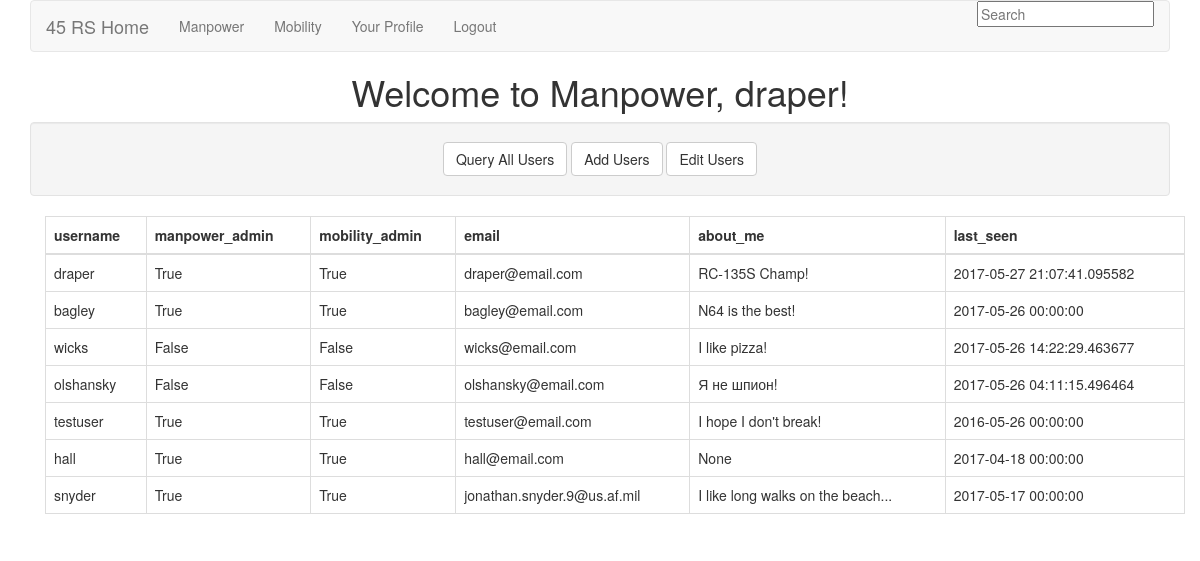
The page /manpower_query (signed in) on the database its author committed.
### app/models.py (models this page shows, shortened)
class User(db.Model):
    id = db.Column(db.Integer, primary_key=True)
    username = db.Column(db.String(32), index=True, unique=True, nullable=False)
    manpower_admin = db.Column(db.Boolean, default=False)
    mobility_admin = db.Column(db.Boolean, default=False)
    password_hash = db.Column(db.String(128))
    email = db.Column(db.String(120), index=True, unique=True)
    posts = db.relationship('Post', backref='author', lazy='dynamic')
    about_me = db.Column(db.String(140))
    last_seen = db.Column(db.DateTime)
    followed = db.relationship('User',
                               secondary=followers,
                               primaryjoin=(followers.c.follower_id == id),
                               secondaryjoin=(followers.c.followed_id == id),
                               backref=db.backref('followers', lazy='dynamic'),
                               lazy='dynamic')
    @property
    def is_authenticated(self):
        return True

### app/views.py (the view)
@app.route('/manpower_query', methods=['GET', 'POST'])
@login_required
def manpower_query():
    users=User.query.all()
    header=[]
    for head in User.__table__.columns:
        if head.name != 'password_hash' and head.name != 'id':
            header.append(head)
    return render_template('manpower_query.html',title='Manpower Query',
        users=users, header=header)

### app/forms.py
class SearchForm(FlaskForm):
    search = StringField('search', validators=[DataRequired()])

### app/views.py (called while the page is built)
@babel.localeselector
def get_locale():
    return request.accept_languages.best_match(LANGUAGES.keys())

@lm.user_loader
def load_user(id):
    return User.query.get(int(id))

@app.before_request
def before_request():
    g.user = current_user
    if g.user.is_authenticated:
        g.user.last_seen = datetime.utcnow()
        db.session.add(g.user)
        db.session.commit()
        g.search_form = SearchForm()
    g.locale = get_locale()

@app.after_request
def after_request(response):
    for query in get_debug_queries():
        if query.duration >= DATABASE_QUERY_TIMEOUT:
            app.logger.warning(
                "SLOW QUERY: %s\nParameters: %s\nDuration: %fs\nContext: %s\n" %
                (query.statement, query.parameters, query.duration,
                 query.context))
    return response

### app/templates/manpower_query.html
{% extends "manpower.html" %}
{% block manpower %}
    <div class="container">
        <table class="table table-bordered">
            <thead>
            {% for head in header %}
                <th>{{ head.name }}</th>
            {% endfor %}
            </thead>
            {% for user in users %}
            <tr>
                    {% for c in header %}
                    <td>{{ user[c.name] }}</td>
                {% endfor %}
            </tr>
            {% endfor %}
        </table>
    </div>
{% endblock %}

### app/templates/manpower.html (shortened to what this page needs)
{% extends "base.html" %}
{% block content %}
    <h1>{{ _('Welcome to Manpower, %(username)s!', username=g.user.username) }}</h1>
    {% if g.user.manpower_admin %}
    <div class="well">
         <form class="form-horizontal" action="" method="post" name="edit">
            <a href="{{ url_for('manpower_query') }}" class="btn btn-default">Query All Users</a>
            <a href="{{ url_for('manpower_add_users') }}" class="btn btn-default">Add Users</a>
            <a href="{{ url_for('manpower_edit_users') }}" class="btn btn-default">Edit Users</a>
    	</form>
    </div>
    {% endif %}
    {% block manpower %}{% endblock %}
{% endblock %}

### app/templates/base.html (shortened to what this page needs)
<!DOCTYPE html>
<html>
  <head>
    <link href="{{ url_for('.static', filename='styles.css') }}" rel="stylesheet"/>
    <link rel="stylesheet" href="{{ url_for('.static', filename='css/bootstrap.min.css') }}">
  </head>
  <body>
    <div class="container">
      <nav class="navbar navbar-default">
        <div class="container-fluid">
          <div class="navbar-header">
              <a class="navbar-brand" href="{{ url_for('index') }}">45 RS Home</a>
          </div>
          <div class="collapse navbar-collapse" id="navbar">
            {% if current_user.is_authenticated %}
            <ul class="nav navbar-nav">
              <li><a href="{{ url_for('manpower') }}">{{ _('Manpower') }}</a></li>
              <li><a href="{{ url_for('mobility') }}">{{ _('Mobility') }}</a></li>
              <li><a href="{{ url_for('user', username=g.user.username) }}">{{ _('Your Profile') }}</a></li>
              <li><a href="{{ url_for('logout') }}">{{ _('Logout') }}</a></li>
            </ul>
            <ul class="nav navbar-nav navbar-right">
              <form class="navbar-search pull-right" action="{{ url_for('search') }}" method="post" name="search">{{ g.search_form.hidden_tag() }}{{ g.search_form.search(size=20, placeholder=_('Search'), class="search-query")}}</form>
            </ul>
            {% else %}
            <ul class="nav navbar-nav navbar-right">
              <li><a href="{{ url_for('login') }}">Log In</a></li>
            </ul>
            {% endif %}
          </div>
        </div>
      </nav>
      <main>
        {% block content %}{% endblock %}
      </main>
    </div>
  </body>
</html>

### app/static/styles.css (style rules this page uses)
.container { margin-left: auto; margin-right: auto; text-align: center; }
main td { text-align: left; }

### rows shown on the page
User: username "draper" "True" "True" "draper@email.com" "RC-135S Champ!" "2017-05-27 21:07:41.095582"
User: username "bagley" "True" "True" "bagley@email.com" "N64 is the best!" "2017-05-26 00:00:00"
User: username "wicks" "False" "False" "wicks@email.com" "I like pizza!" "2017-05-26 14:22:29.463677"
User: username "olshansky" "False" "False" "olshansky@email.com" "Я не шпион!" "2017-05-26 04:11:15.496464"
User: username "testuser" "True" "True" "testuser@email.com" "I hope I don't break!" "2016-05-26 00:00:00"
User: username "hall" "True" "True" "hall@email.com" "None" "2017-04-18 00:00:00"
User: username "snyder" "True" "True" "jonathan.snyder.9@us.af.mil" "I like long walks on the beach..." "2017-05-17 00:00:00"

### other values the page prints
{{ head.name }} "username" "manpower_admin" "mobility_admin" "email" "about_me" "last_seen"
